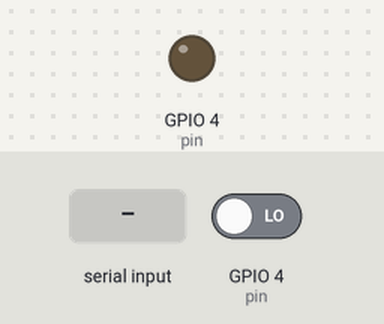
Recording of a program running on a simulated Raspberry Pi (BCM pin numbers). On the bench: output pins drawn as LEDs (lit = HIGH). The inputs (shaded band) are chosen by the test bench; at power-on: GPIO 4 (pin) LOW. What the program prints to the terminal is not drawn.

Above: at 1.2 s.
1.3 s: "1" typed at the terminal, then Enter
2.8 s: "1" typed at the terminal, then Enter
At 3.6 s:
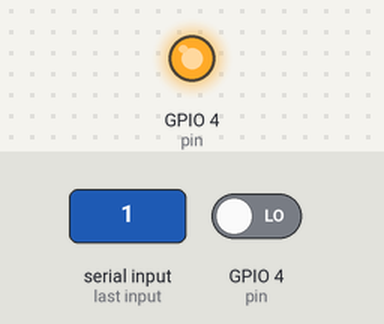
4.3 s: "2" typed at the terminal, then Enter
5.8 s: "3" typed at the terminal, then Enter
Timing chart, 0 to 8.3 s (numbered marks = the images above; inputs shaded):
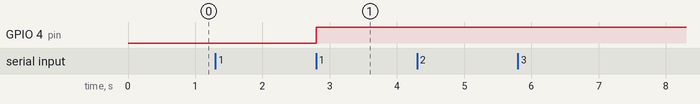

Measured:
- after the input at 2.8 s, GPIO 4 (pin): LOW → HIGH at once
- after the input at 4.3 s, every drawn part: stays the same
- after the input at 5.8 s, every drawn part: stays the same

The program:

testSuite.py
```python
import RPi.GPIO as GPIO

# Setup
options = ["Output to pin", "Input from pin", "Change pin", "Quit"]
pin = 4
GPIO.setmode(GPIO.BCM)

# Output test
def output_test():
    GPIO.setup(pin,GPIO.OUT)
    sel = int(input("Enter 1 for high and 0 for low:"))
    GPIO.output(pin, (sel==1))

# Input test
def input_test():
    GPIO.setup(pin,GPIO.IN)
    print("Input on pin {}: {}".format(pin, GPIO.input(pin)))

# Pin select
def change_pin():
    sel = int(input("Enter new pin number: "))
    return sel

# Start test suite
print("IO Test Suite")
while True:
    print("----------")
    print("Selected pin:",pin)
    print("Enter an option:")
    for i in range(len(options)):
        print((i+1),options[i],sep='.')
    sel = int(input(">>"))
    if sel == 1:
        output_test()
    if sel == 2:
        input_test()
    if sel == 3:
        pin = change_pin()
    if sel == 4:
        break
GPIO.cleanup()
```
